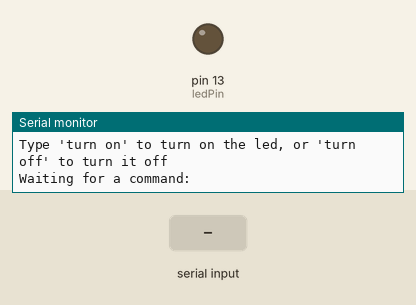
Bench run of a program on a simulated Arduino Uno, built with avr-gcc and run on an emulated ATmega328P. Shown: output pins drawn as LEDs (lit = HIGH), the last lines printed to the serial monitor. The inputs (shaded band) are chosen by the test bench.

Above: at 1.2 s.
1.3 s: "1\n" received over Serial
At 2.4 s:
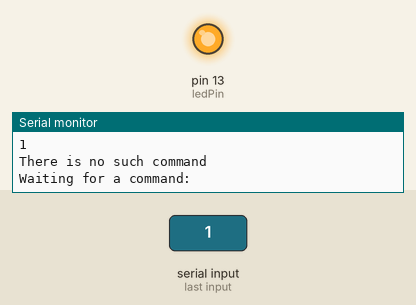
Timing chart, 0 to 4.3 s (numbered marks = the images above; inputs shaded):
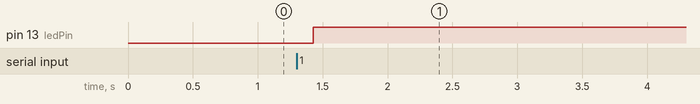

Measured:
- after the input at 1.3 s, pin 13 (ledPin): LOW → HIGH after 0.13 s

The program:

main.cpp
```cpp
#include "SInterface.h"
#include "Led.h"

#include <Arduino.h>
#include <stdio.h>

const int ledPin = 13;

SerialInterface interface;
Led led;

void setup()
{
  led.setPin(ledPin);
  led.setup();
  interface.setup();
}

void loop()
{
  interface.waitInput();
  delay(64);
  interface.takeInput();
  bool result = interface.changeLight();
  if (result == true)
  {
    led.switchLight(true);
  }
  else if (result == false)
  {
    led.switchLight(false);
  }
}
```

Led.cpp
```cpp
#include "Led.h"

Led::Led() {}

void Led::setPin(int pin)
{
  ledPin = pin;
}

void Led::setup()
{
  pinMode(ledPin, OUTPUT);
}

void Led::switchLight(bool ledState)
{
    bool state = ledState;
    if (state == true)
    {
      digitalWrite(ledPin, HIGH);
    } else
    {
      digitalWrite(ledPin, LOW);
    }
}
```

Led.h
```cpp
#ifndef LED_H
#define LED_H

#include <Arduino.h>

class Led
{
    private:
        int ledPin;
    public:
        Led();
        void setPin(int pin);
        void setup();
        void switchLight(bool ledState);
};

#endif
```

SInterface.cpp
```cpp
#include "SInterface.h"
#include "Led.h"

SerialInterface::SerialInterface()
{
  ledState = LOW;
}

void SerialInterface::setup()
{
  Serial.begin(9600);
  Serial.println(startOutput);
  Serial.println(askOutput);
}

void SerialInterface::waitInput()
{
  Serial.println(waitOutput);
  while (Serial.available() == 0)
  {
  }
}

void SerialInterface::takeInput()
{
  delay(64);
  charsRead = Serial.readBytesUntil('\n', input, sizeof(input) - 1);
  input[charsRead] = 0;
  receivedInput = input;
  Serial.println(receivedInput);
}

bool SerialInterface::changeLight()
{
  if (receivedInput == turnOnMessage)
  {
    if (ledState == false)
    {
      ledState = true;
      Serial.println(receivedTurnOn);
      return true;
    }
    else
    {
      Serial.println(alreadyOn);
    }
  }
  else if (receivedInput == turnOffMessage)
  {
    if (ledState == true)
    {
      ledState = false;
      Serial.println(receivedTurnOff);
      return false;
    }
    else
    {
      Serial.println(alreadyOff);
    }
  }
  else
    Serial.println(wrongCommand);
}
```

SInterface.h
```cpp
#ifndef SINTERFACE_H
#define SINTERFACE_H

#include <Arduino.h>
#include <stdio.h>

class SerialInterface
{
private:
    byte ledState;
    String startOutput = "Hello! This is task 2";
    String askOutput = "Type 'turn on' to turn on the led, or 'turn off' to turn it off";
    String waitOutput = "Waiting for a command: ";
    int charsRead;
    char input[10];
    String turnOnMessage = "turn on";
    String receivedTurnOn = "Message received! Turning on the led";
    String alreadyOn = "The led is already on";
    String turnOffMessage = "turn off";
    String receivedTurnOff = "Message received! Turning off the led";
    String alreadyOff = "The led is already off";
    String wrongCommand = "There is no such command";

public:
    String receivedInput;
    SerialInterface();
    void setup();
    void waitInput();
    void takeInput();
    bool changeLight();
};

#endif
```
